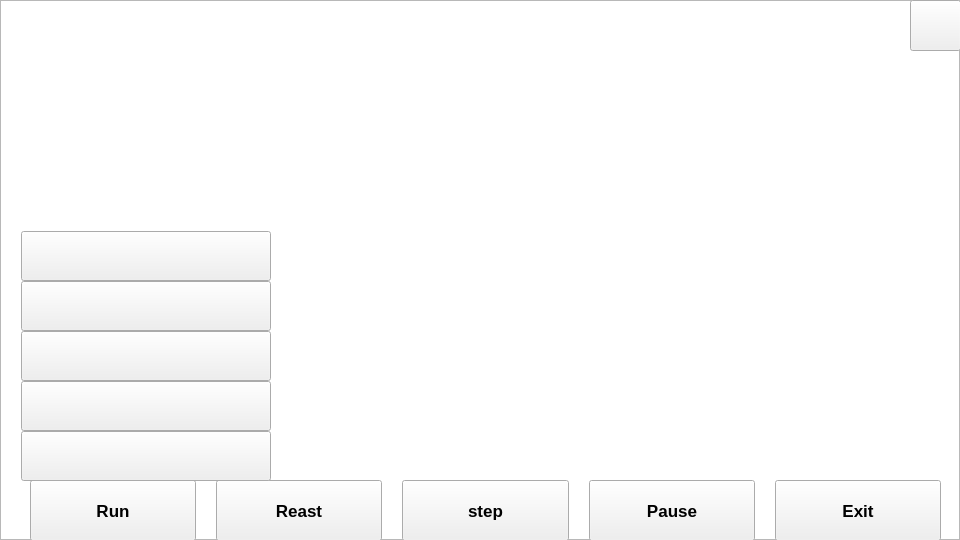
<?xml version="1.0" encoding="UTF-8"?>
<ui version="4.0">
 <class>MainWindow</class>
 <widget class="QMainWindow" name="MainWindow">
  <property name="geometry">
   <rect>
    <x>0</x>
    <y>0</y>
    <width>960</width>
    <height>540</height>
   </rect>
  </property>
  <property name="windowTitle">
   <string>MainWindow</string>
  </property>
  <property name="styleSheet">
   <string notr="true"/>
  </property>
  <widget class="QWidget" name="centralwidget">
   <widget class="QWidget" name="horizontalLayoutWidget">
    <property name="geometry">
     <rect>
      <x>30</x>
      <y>480</y>
      <width>911</width>
      <height>61</height>
     </rect>
    </property>
    <property name="sizePolicy">
     <sizepolicy hsizetype="Preferred" vsizetype="Expanding">
      <horstretch>0</horstretch>
      <verstretch>0</verstretch>
     </sizepolicy>
    </property>
    <layout class="QHBoxLayout" name="horizontalLayout">
     <property name="spacing">
      <number>20</number>
     </property>
     <item>
      <widget class="QPushButton" name="pbRun">
       <property name="enabled">
        <bool>true</bool>
       </property>
       <property name="sizePolicy">
        <sizepolicy hsizetype="Expanding" vsizetype="Expanding">
         <horstretch>0</horstretch>
         <verstretch>0</verstretch>
        </sizepolicy>
       </property>
       <property name="minimumSize">
        <size>
         <width>0</width>
         <height>50</height>
        </size>
       </property>
       <property name="font">
        <font>
         <pointsize>13</pointsize>
         <weight>75</weight>
         <bold>true</bold>
        </font>
       </property>
       <property name="text">
        <string>Run</string>
       </property>
       <property name="icon">
        <iconset>
         <normalon>:/newPrefix/resource/run.png</normalon>
        </iconset>
       </property>
       <property name="iconSize">
        <size>
         <width>48</width>
         <height>48</height>
        </size>
       </property>
      </widget>
     </item>
     <item>
      <widget class="QPushButton" name="pbReast">
       <property name="sizePolicy">
        <sizepolicy hsizetype="Expanding" vsizetype="Expanding">
         <horstretch>0</horstretch>
         <verstretch>0</verstretch>
        </sizepolicy>
       </property>
       <property name="minimumSize">
        <size>
         <width>0</width>
         <height>50</height>
        </size>
       </property>
       <property name="font">
        <font>
         <pointsize>13</pointsize>
         <weight>75</weight>
         <bold>true</bold>
        </font>
       </property>
       <property name="text">
        <string>Reast</string>
       </property>
       <property name="icon">
        <iconset>
         <normalon>:/newPrefix/resource/reast.png</normalon>
        </iconset>
       </property>
       <property name="iconSize">
        <size>
         <width>48</width>
         <height>48</height>
        </size>
       </property>
      </widget>
     </item>
     <item>
      <widget class="QPushButton" name="pbStep">
       <property name="sizePolicy">
        <sizepolicy hsizetype="Expanding" vsizetype="Expanding">
         <horstretch>0</horstretch>
         <verstretch>0</verstretch>
        </sizepolicy>
       </property>
       <property name="font">
        <font>
         <pointsize>13</pointsize>
         <weight>75</weight>
         <bold>true</bold>
        </font>
       </property>
       <property name="text">
        <string>step</string>
       </property>
       <property name="icon">
        <iconset>
         <normalon>:/newPrefix/resource/step.png</normalon>
        </iconset>
       </property>
       <property name="iconSize">
        <size>
         <width>48</width>
         <height>48</height>
        </size>
       </property>
      </widget>
     </item>
     <item>
      <widget class="QPushButton" name="pbPause">
       <property name="sizePolicy">
        <sizepolicy hsizetype="Expanding" vsizetype="Expanding">
         <horstretch>0</horstretch>
         <verstretch>0</verstretch>
        </sizepolicy>
       </property>
       <property name="minimumSize">
        <size>
         <width>0</width>
         <height>50</height>
        </size>
       </property>
       <property name="font">
        <font>
         <pointsize>13</pointsize>
         <weight>75</weight>
         <bold>true</bold>
        </font>
       </property>
       <property name="text">
        <string>Pause</string>
       </property>
       <property name="icon">
        <iconset>
         <normalon>:/newPrefix/resource/stop.png</normalon>
        </iconset>
       </property>
       <property name="iconSize">
        <size>
         <width>48</width>
         <height>48</height>
        </size>
       </property>
      </widget>
     </item>
     <item>
      <widget class="QPushButton" name="pbExit">
       <property name="sizePolicy">
        <sizepolicy hsizetype="Expanding" vsizetype="Expanding">
         <horstretch>0</horstretch>
         <verstretch>0</verstretch>
        </sizepolicy>
       </property>
       <property name="minimumSize">
        <size>
         <width>0</width>
         <height>50</height>
        </size>
       </property>
       <property name="font">
        <font>
         <pointsize>13</pointsize>
         <weight>75</weight>
         <bold>true</bold>
        </font>
       </property>
       <property name="text">
        <string>Exit</string>
       </property>
       <property name="icon">
        <iconset>
         <normalon>:/newPrefix/resource/exit.png</normalon>
        </iconset>
       </property>
       <property name="iconSize">
        <size>
         <width>48</width>
         <height>48</height>
        </size>
       </property>
      </widget>
     </item>
    </layout>
   </widget>
   <widget class="QListView" name="listView">
    <property name="geometry">
     <rect>
      <x>0</x>
      <y>0</y>
      <width>960</width>
      <height>540</height>
     </rect>
    </property>
    <property name="styleSheet">
     <string notr="true">border-image: url(:/newPrefix/resource/background.png);</string>
    </property>
   </widget>
   <widget class="QPushButton" name="pbAbout">
    <property name="geometry">
     <rect>
      <x>910</x>
      <y>0</y>
      <width>51</width>
      <height>51</height>
     </rect>
    </property>
    <property name="text">
     <string/>
    </property>
    <property name="icon">
     <iconset>
      <normalon>:/newPrefix/resource/about.png</normalon>
     </iconset>
    </property>
    <property name="iconSize">
     <size>
      <width>35</width>
      <height>35</height>
     </size>
    </property>
   </widget>
   <widget class="QPushButton" name="blue">
    <property name="geometry">
     <rect>
      <x>21</x>
      <y>231</y>
      <width>250</width>
      <height>50</height>
     </rect>
    </property>
    <property name="minimumSize">
     <size>
      <width>250</width>
      <height>50</height>
     </size>
    </property>
    <property name="styleSheet">
     <string notr="true">border-image: url(:/newPrefix/resource/blue.png);</string>
    </property>
    <property name="text">
     <string/>
    </property>
   </widget>
   <widget class="QPushButton" name="green">
    <property name="geometry">
     <rect>
      <x>21</x>
      <y>281</y>
      <width>250</width>
      <height>50</height>
     </rect>
    </property>
    <property name="minimumSize">
     <size>
      <width>250</width>
      <height>50</height>
     </size>
    </property>
    <property name="styleSheet">
     <string notr="true">border-image: url(:/newPrefix/resource/green.png);</string>
    </property>
    <property name="text">
     <string/>
    </property>
   </widget>
   <widget class="QPushButton" name="yellow">
    <property name="geometry">
     <rect>
      <x>21</x>
      <y>331</y>
      <width>250</width>
      <height>50</height>
     </rect>
    </property>
    <property name="minimumSize">
     <size>
      <width>250</width>
      <height>50</height>
     </size>
    </property>
    <property name="styleSheet">
     <string notr="true">border-image: url(:/newPrefix/resource/yellow.png);</string>
    </property>
    <property name="text">
     <string/>
    </property>
   </widget>
   <widget class="QPushButton" name="orange">
    <property name="geometry">
     <rect>
      <x>21</x>
      <y>381</y>
      <width>250</width>
      <height>50</height>
     </rect>
    </property>
    <property name="minimumSize">
     <size>
      <width>250</width>
      <height>50</height>
     </size>
    </property>
    <property name="styleSheet">
     <string notr="true">border-image: url(:/newPrefix/resource/orange.png);</string>
    </property>
    <property name="text">
     <string/>
    </property>
   </widget>
   <widget class="QPushButton" name="gray">
    <property name="geometry">
     <rect>
      <x>21</x>
      <y>431</y>
      <width>250</width>
      <height>50</height>
     </rect>
    </property>
    <property name="minimumSize">
     <size>
      <width>250</width>
      <height>50</height>
     </size>
    </property>
    <property name="styleSheet">
     <string notr="true">border-image: url(:/newPrefix/resource/gray.png);</string>
    </property>
    <property name="text">
     <string/>
    </property>
   </widget>
   <zorder>listView</zorder>
   <zorder>horizontalLayoutWidget</zorder>
   <zorder>pbAbout</zorder>
   <zorder>blue</zorder>
   <zorder>green</zorder>
   <zorder>yellow</zorder>
   <zorder>orange</zorder>
   <zorder>gray</zorder>
  </widget>
 </widget>
 <resources>
  <include location="images.qrc"/>
 </resources>
 <connections/>
</ui>
